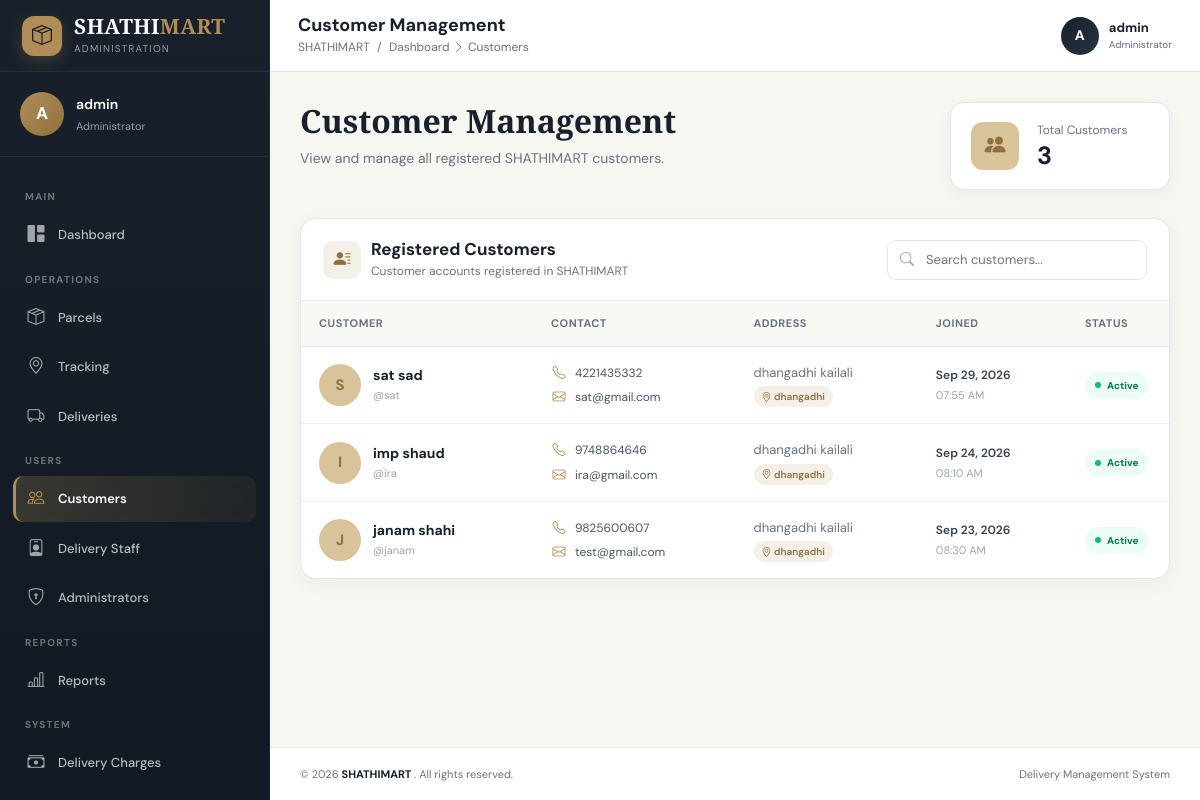
Page /dashboard/admin/customers/ (signed in) on the committed database.
### accounts/models.py (models this page shows, shortened)
class CustomerProfile(models.Model):
    ROLE_CHOICES = [
        ('customer', 'Customer'),
        ('delivery_staff', 'Delivery Staff'),
        ('admin', 'Administrator'),
    ]
    user = models.OneToOneField(
        User,
        on_delete=models.CASCADE,
        related_name='profile'
    )
    phone = models.CharField(
        max_length=15,
        blank=True
    )
    address = models.TextField(
        blank=True
    )
    city = models.CharField(
        max_length=100,
        blank=True
    )
    profile_image = models.ImageField(
        upload_to='profiles/',
        blank=True,
        null=True
    )
    role = models.CharField(
        max_length=20,
        choices=ROLE_CHOICES,
        default='customer'
    )
    created_at = models.DateTimeField(
        auto_now_add=True
    )
    updated_at = models.DateTimeField(
        auto_now=True
    )
    class Meta:
        verbose_name = "User Profile"
        verbose_name_plural = "User Profiles"
        ordering = ['-created_at']

### dashboard/views.py (the view)
@login_required(login_url="login")
def customer_management(request):
    access = check_admin(request)
    if access:
        return access
    customers = (
        CustomerProfile.objects
        .select_related("user")
        .filter(
            role="customer"
        )
        .order_by("-created_at")
    )
    context = {
        "profile":
            request.user.profile,
        "customers":
            customers,
        "total_customers":
            customers.count(),
    }
    return render(
        request,
        "dashboard/customer_management.html",
        context
    )

### templates/dashboard/customer_management.html (shortened to what this page needs)
{% extends "dashboard/admin_base.html" %}
{% block topbar_title %}
    Customer Management
{% endblock %}
{% block breadcrumb %}
    <span>Dashboard</span>
    <i class="bi bi-chevron-right"></i>
    <span>Customers</span>
{% endblock %}
{% block customers_active %}
    active
{% endblock %}
{% block content %}
<div class="customer-page">
    <div class="page-header">
        <div class="page-header-content">
            <h1>
                Customer Management
            </h1>
            <p>
                View and manage all registered SHATHIMART customers.
            </p>
        </div>
        <div class="summary-card">
            <div class="summary-icon">
                <i class="bi bi-people-fill"></i>
            </div>
            <div class="summary-info">
                <span class="summary-label">
                    Total Customers
                </span>
                <span class="summary-value">
                    {{ total_customers }}
                </span>
            </div>
        </div>
    </div>
    <div class="table-card">
        <div class="table-card-header">
            <div class="table-title">
                <div class="table-title-icon">
                    <i class="bi bi-person-lines-fill"></i>
                </div>
                <div>
                    <h2>
                        Registered Customers
                    </h2>
                    <p>
                        Customer accounts registered in SHATHIMART
                    </p>
                </div>
            </div>
            <div class="customer-search">
                <i class="bi bi-search"></i>
                <input
                    type="text"
                    id="customerSearch"
                    placeholder="Search customers..."
                    autocomplete="off"
                >
            </div>
        </div>
        {% if customers %}
        <div class="customer-table-wrapper">
            <table class="customer-table" id="customerTable">
                <thead>
                    <tr>
                        <th>
                            Customer
                        </th>
                        <th>
                            Contact
                        </th>
                        <th>
                            Address
                        </th>
                        <th>
                            Joined
                        </th>
                        <th>
                            Status
                        </th>
                    </tr>
                </thead>
                <tbody>
                    {% for customer in customers %}
                    <tr class="customer-row">
                        <td>
                            <div class="customer-profile">
                                <div class="customer-avatar">
                                    {% if customer.profile_image %}
                                        <img
                                            src="{{ customer.profile_image.url }}"
                                            alt="{{ customer.user.username }}"
                                        >
                                    {% else %}
                                        {% if customer.user.first_name %}
                                            {{ customer.user.first_name|first|upper }}
                                        {% else %}
                                            {{ customer.user.username|first|upper }}
                                        {% endif %}
                                    {% endif %}
                                </div>
                                <div>
                                    <div class="customer-name">
                                        {% if customer.user.get_full_name %}
                                            {{ customer.user.get_full_name }}
                                        {% else %}
                                            {{ customer.user.username }}
                                        {% endif %}
                                    </div>
                                    <div class="customer-username">
                                        @{{ customer.user.username }}
                                    </div>
                                </div>
                            </div>
                        </td>
                        <td>
                            <div class="contact-item">
                                <i class="bi bi-telephone"></i>
                                <span>
                                    {% if customer.phone %}
                                        {{ customer.phone }}
                                    {% else %}
                                        Not provided
                                    {% endif %}
                                </span>
                            </div>
                            <div class="contact-item">
                                <i class="bi bi-envelope"></i>
                                <span>
                                    {% if customer.user.email %}
                                        {{ customer.user.email }}
                                    {% else %}
                                        Not provided
                                    {% endif %}
                                </span>
                            </div>
                        </td>
                        <td>
                            <div class="address-cell">
                                {% if customer.address %}
                                    {{ customer.address }}
                                {% else %}
                                    Address not provided
                                {% endif %}
                                {% if customer.city %}
                                    <div>
                                        <span class="city-text">
                                            <i class="bi bi-geo-alt"></i>
                                            {{ customer.city }}
                                        </span>
                                    </div>
                                {% endif %}
                            </div>
                        </td>
                        <td>
                            <div class="date-cell">
                                <div class="date-main">
                                    {{ customer.created_at|date:"M d, Y" }}
                                </div>
                                <div class="date-time">
                                    {{ customer.created_at|date:"h:i A" }}
                                </div>
                            </div>
                        </td>
                        <td>
                            {% if customer.user.is_active %}
                                <span class="status-badge">
                                    <span class="status-dot"></span>
                                    Active
                                </span>
                            {% endif %}
                        </td>
                    </tr>
                    {% endfor %}
                </tbody>
            </table>
        </div>
        {% endif %}
    </div>
</div>
{% endblock %}

### templates/dashboard/admin_base.html (shortened to what this page needs)
{% load static %}
<!DOCTYPE html>
<html lang="en">
<head>
<link
    href="https://cdn.jsdelivr.net/npm/bootstrap@5.3.3/dist/css/bootstrap.min.css"
    rel="stylesheet"
>
<link
    rel="stylesheet"
    href="https://cdn.jsdelivr.net/npm/bootstrap-icons@1.11.3/font/bootstrap-icons.min.css"
>
</head>
<body>
<div class="admin-wrapper">
<aside
    class="admin-sidebar"
    id="adminSidebar"
>
    <div class="admin-brand">
        <div class="brand-logo">
            <i class="bi bi-box-seam"></i>
        </div>
        <div>
            <div class="brand-name">
                SHATHI<span>MART</span>
            </div>
            <div class="brand-subtitle">
                Administration
            </div>
        </div>
    </div>
    <div class="sidebar-user">
        <div class="sidebar-user-avatar">
            {% if request.user.first_name %}
                {{ request.user.first_name|first|upper }}
            {% else %}
                {{ request.user.username|first|upper }}
            {% endif %}
        </div>
        <div class="sidebar-user-info">
            <div class="sidebar-user-name">
                {% if request.user.get_full_name %}
                    {{ request.user.get_full_name }}
                {% else %}
                    {{ request.user.username }}
                {% endif %}
            </div>
            <div class="sidebar-user-role">
                Administrator
            </div>
        </div>
    </div>
    <nav class="sidebar-navigation">
        <div class="nav-section-title">
            Main
        </div>
        <a
            href="{% url 'admin_dashboard' %}"
            class="admin-nav-link {% block dashboard_active %}{% endblock %}"
        >
            <i class="bi bi-grid-1x2-fill"></i>
            <span>
                Dashboard
            </span>
        </a>
        <div class="nav-section-title">
            Operations
        </div>
        <a
            href="{% url 'admin_parcel_list' %}"
            class="admin-nav-link {% block parcels_active %}{% endblock %}"
        >
            <i class="bi bi-box-seam"></i>
            <span>
                Parcels
            </span>
        </a>
        <a
            href="{% url 'admin_tracking' %}"
            class="admin-nav-link {% block tracking_active %}{% endblock %}"
        >
            <i class="bi bi-geo-alt"></i>
            <span>
                Tracking
            </span>
        </a>
        <a
            href="{% url 'admin_deliveries' %}"
            class="admin-nav-link {% block deliveries_active %}{% endblock %}"
        >
            <i class="bi bi-truck"></i>
            <span>
                Deliveries
            </span>
        </a>
        <div class="nav-section-title">
            Users
        </div>
        <a
            href="{% url 'admin_customers' %}"
            class="admin-nav-link {% block customers_active %}{% endblock %}"
        >
            <i class="bi bi-people"></i>
            <span>
                Customers
            </span>
        </a>
        <a
            href="{% url 'admin_staff' %}"
            class="admin-nav-link {% block staff_active %}{% endblock %}"
        >
            <i class="bi bi-person-badge"></i>
            <span>
                Delivery Staff
            </span>
        </a>
        <a
            href="{% url 'admin_administrators' %}"
            class="admin-nav-link {% block administrators_active %}{% endblock %}"
        >
            <i class="bi bi-shield-lock"></i>
            <span>
                Administrators
            </span>
        </a>
        <div class="nav-section-title">
            Reports
        </div>
        <a
            href="{% url 'admin_reports' %}"
            class="admin-nav-link {% block reports_active %}{% endblock %}"
        >
            <i class="bi bi-bar-chart-line"></i>
            <span>
                Reports
            </span>
        </a>
        <div class="nav-section-title">
            System
        </div>
        <a
            href="{% url 'delivery_charge_management' %}"
            class="admin-nav-link {% block delivery_charges_active %}{% endblock %}"
        >
            <i class="bi bi-cash-stack"></i>
            <span>
                Delivery Charges
            </span>
        </a>
        <a
            href="/admin/"
            class="admin-nav-link"
            target="_blank"
            rel="noopener noreferrer"
        >
        </a>
    </nav>
</aside>
<main class="admin-main">
    <header class="admin-topbar">
        <div class="topbar-left">
            <div>
                <h6 class="page-heading">
                    {% block topbar_title %}{% endblock %}
                </h6>
                <div class="page-breadcrumb">
                    SHATHIMART
                    <span class="mx-1">
                        /
                    </span>
                    {% block breadcrumb %}{% endblock %}
                </div>
            </div>
        </div>
        <div class="topbar-right">
            <div class="topbar-admin">
                <div class="topbar-admin-avatar">
                    {% if request.user.first_name %}
                        {{ request.user.first_name|first|upper }}
                    {% else %}
                        {{ request.user.username|first|upper }}
                    {% endif %}
                </div>
                <div class="topbar-admin-info">
                    <div class="topbar-admin-name">
                        {% if request.user.get_full_name %}
                            {{ request.user.get_full_name }}
                        {% else %}
                            {{ request.user.username }}
                        {% endif %}
                    </div>
                    <div class="topbar-admin-role">
                        Administrator
                    </div>
                </div>
            </div>
        </div>
    </header>
    <section class="admin-content">
        {% block content %}
        {% endblock %}
    </section>
    <footer class="admin-footer">
        <div>
            © {% now "Y" %}
            <strong>
                SHATHIMART
            </strong>.
            All rights reserved.
        </div>
        <div>
            Delivery Management System
        </div>
    </footer>
</main>
</div>
</body>
</html>

### rows in the picture
CustomerProfile: user.first_name|first "S", user.get_full_name "sat sad", user.username "sat", phone "4221435332", user.email "sat@gmail.com", address "dhangadhi kailali", city "dhangadhi", created_at "Sep 29, 2026", created_at "07:55 AM", shows "Active"
CustomerProfile: user.first_name|first "I", user.get_full_name "imp shaud", user.username "ira", phone "9748864646", user.email "ira@gmail.com", address "dhangadhi kailali", city "dhangadhi", created_at "Sep 24, 2026", created_at "08:10 AM", shows "Active"
CustomerProfile: user.first_name|first "J", user.get_full_name "janam shahi", user.username "janam", phone "9825600607", user.email "test@gmail.com", address "dhangadhi kailali", city "dhangadhi", created_at "Sep 23, 2026", created_at "08:30 AM", shows "Active"

### other values in the picture
{{ request.user.username|first|upper }} "A"
{{ request.user.username }} "admin"
{{ total_customers }} "3"
